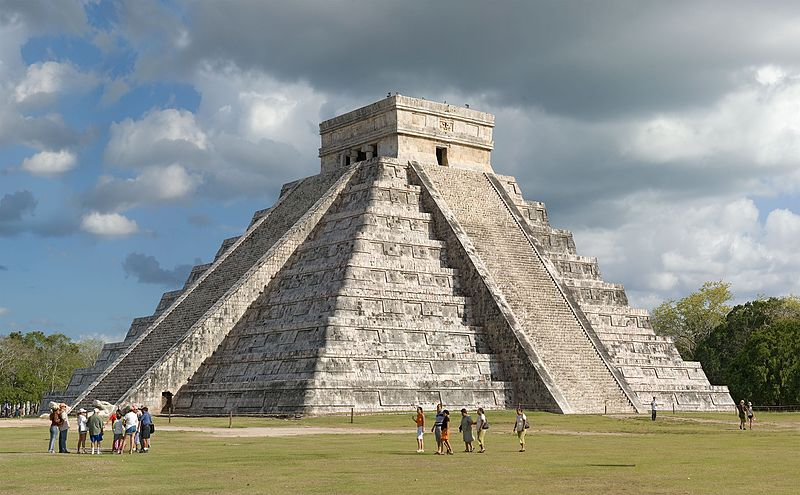
//> input picture img/piramide.jpg, 800 x 495 px
$ ./threshold   (built with g++ and OpenCV 4)
//> lines starting //> are read from the running program, lines starting //| are printed output that depends on the picture
#include "opencv2/imgproc.hpp"
#include "opencv2/imgcodecs.hpp"
#include "opencv2/highgui.hpp"

using namespace cv;
int threshold_value = 0;
int threshold_type = 3;
int const max_value = 255;
int const max_type = 4;
int const max_BINARY_value = 255;

Mat src, src_gray, dst;
const char* window_name = "Threshold";
const char* trackbar_type = "Tipo: \n 0 - Binário \n 1 - Binário Invertido \n 2 - Truncado \n 3 - Para Zero \n 4 - Para Zero Invertido";
const char* trackbar_value = "Value";
void Threshold_Demo( int, void* );


int main( int argc, char** argv ){
    src = imread("img/piramide.jpg", IMREAD_COLOR );
//> src is the input picture: 495 rows x 800 cols, CV_8UC3; mean B, G, R 139.2, 145.9, 142

    cvtColor( src, src_gray, COLOR_BGR2GRAY );
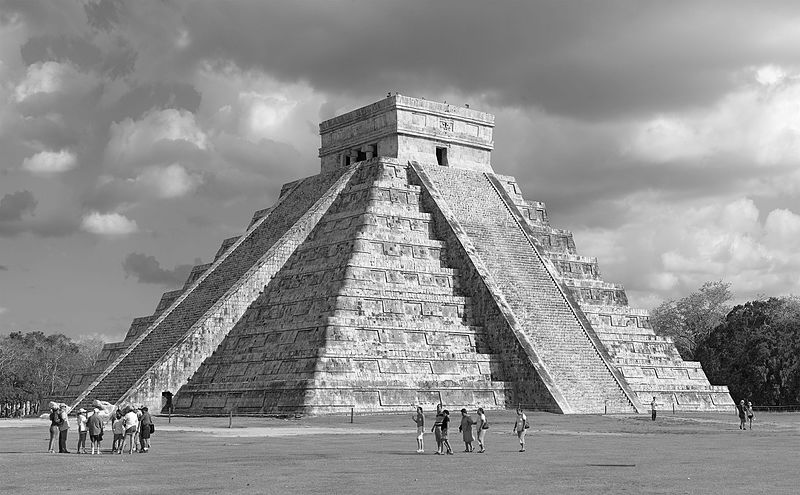
//> src_gray: 495 rows x 800 cols, CV_8UC1; min 0, max 255, mean 143.9
    namedWindow( window_name, WINDOW_AUTOSIZE );
  	createTrackbar( trackbar_type,
        window_name, &threshold_type,
        max_type, Threshold_Demo );
  	createTrackbar( trackbar_value,
        window_name, &threshold_value,
        max_value, Threshold_Demo );
//> slider 'Value' is set to 85
  	Threshold_Demo( 0, 0 );
//> in Threshold_Demo, `threshold( src_gray, dst, threshold_value, max_BINARY_value,threshold_..`:
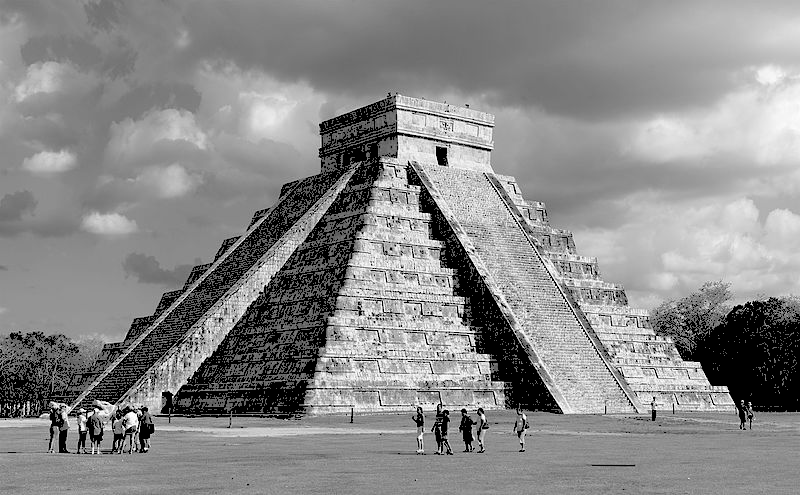
//> dst: 495 rows x 800 cols, CV_8UC1; min 0, max 255, mean 137.6
  	for(;;){
      	char c = (char)waitKey( 20 );
//> the Esc key is pressed
    	if( c == 27 ){
 			break;
 		}
    }
}


void Threshold_Demo( int, void* ){
  	threshold( src_gray, dst, threshold_value, max_BINARY_value,threshold_type );
  	imshow( window_name, dst );
}

$ run again, with img/flavio.jpg copied over img/piramide.jpg
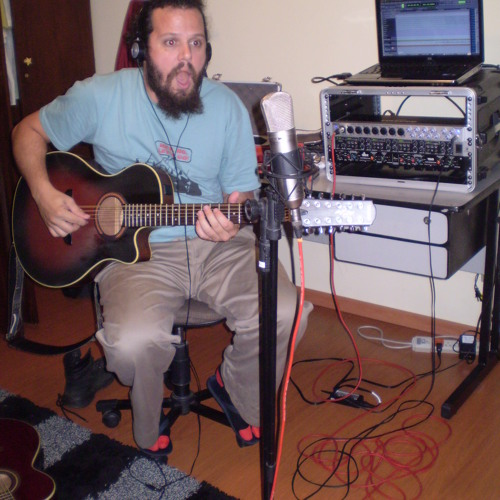
//> input picture img/flavio.jpg, 500 x 500 px
//> src is the input picture: 500 rows x 500 cols, CV_8UC3; mean B, G, R 94.5, 91.3, 111.9
//> `cvtColor( src, src_gray, COLOR_BGR2GRAY );`:
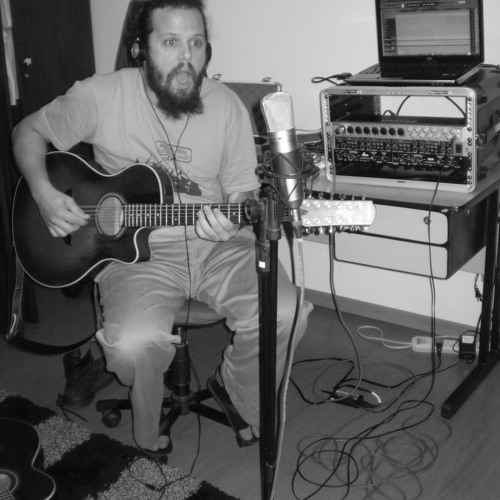
//> src_gray: 500 rows x 500 cols, CV_8UC1; min 3, max 255, mean 97.8
//> in Threshold_Demo, `threshold( src_gray, dst, threshold_value, max_BINARY_value,threshold_..`:
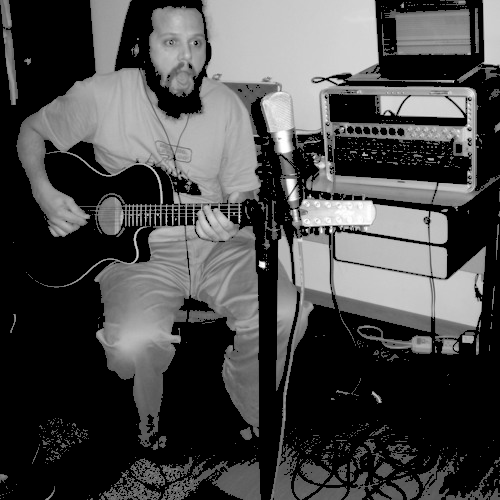
//> dst: 500 rows x 500 cols, CV_8UC1; min 0, max 255, mean 73.3

$ run again, with img/mineirao.jpg copied over img/piramide.jpg
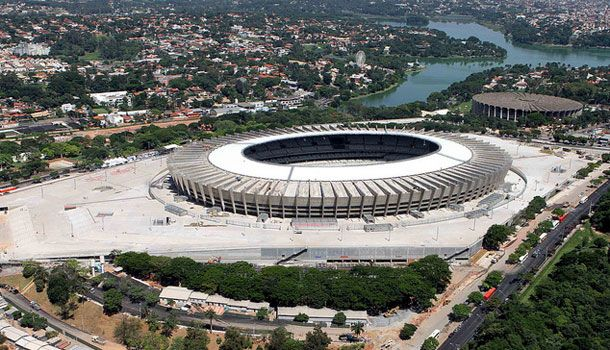
//> input picture img/mineirao.jpg, 610 x 350 px
//> src is the input picture: 350 rows x 610 cols, CV_8UC3; mean B, G, R 107.8, 112.9, 112
//> `cvtColor( src, src_gray, COLOR_BGR2GRAY );`:
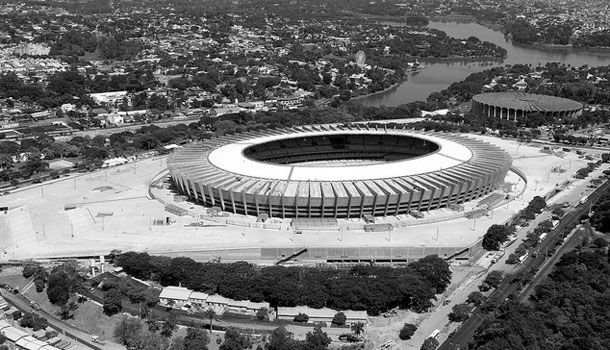
//> src_gray: 350 rows x 610 cols, CV_8UC1; min 0, max 255, mean 112
//> in Threshold_Demo, `threshold( src_gray, dst, threshold_value, max_BINARY_value,threshold_..`:
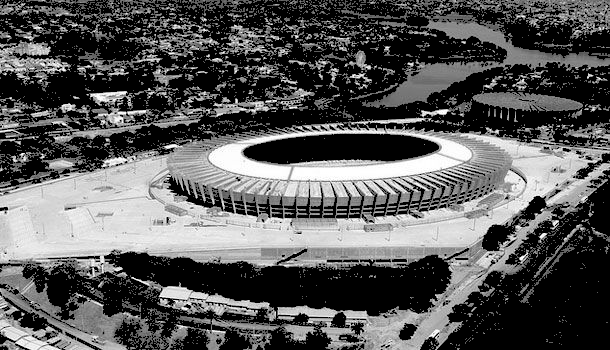
//> dst: 350 rows x 610 cols, CV_8UC1; min 0, max 255, mean 88.3
